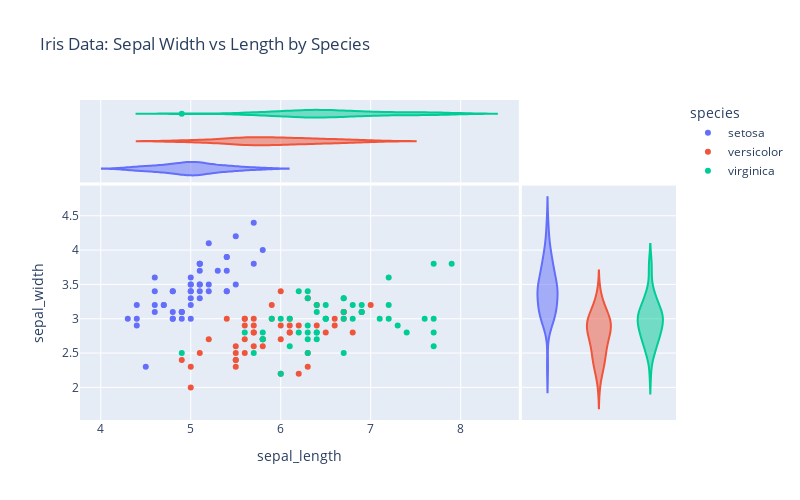

The cell this chart's notebook holds for it:
### Markdown cell above
4. Create scatter plot showing different samples with violin-plot marginals by using the function `scatter` and specifying the arguments `color` to differentiable the samples and  `marginal_x` and `marginal_y` as `'violin'`

### Code cell
df = px.data.iris()
fig = px.scatter(df, x="sepal_length", y="sepal_width", color="species", 
                 height = 500, width = 800,
                 marginal_x="violin", marginal_y="violin",
                 title ="Iris Data: Sepal Width vs Length by Species"
                 )
fig.show()

### Figure 1 — Plotly figure (JSON) as saved in the notebook; plotly's stock layout.template omitted (floating-point values rounded to 4 significant figures)
{"data": [{"hovertemplate": "species=setosa<br>sepal_length=%{x}<br>sepal_width=%{y}<extra></extra>", "legendgroup": "setosa", "marker": {"color": "#636efa", "symbol": "circle"}, "mode": "markers", "name": "setosa", "orientation": "v", "showlegend": true, "type": "scatter", "x": [5.1, 4.9, 4.7, 4.6, 5, 5.4, 4.6, 5, 4.4, 4.9, 5.4, 4.8, 4.8, 4.3, 5.8, 5.7, 5.4, 5.1, 5.7, 5.1, 5.4, 5.1, 4.6, 5.1, 4.8, 5, 5, 5.2, 5.2, 4.7, 4.8, 5.4, 5.2, 5.5, 4.9, 5, 5.5, 4.9, 4.4, 5.1, 5, 4.5, 4.4, 5, 5.1, 4.8, 5.1, 4.6, 5.3, 5], "xaxis": "x", "y": [3.5, 3, 3.2, 3.1, 3.6, 3.9, 3.4, 3.4, 2.9, 3.1, 3.7, 3.4, 3, 3, 4, 4.4, 3.9, 3.5, 3.8, 3.8, 3.4, 3.7, 3.6, 3.3, 3.4, 3, 3.4, 3.5, 3.4, 3.2, 3.1, 3.4, 4.1, 4.2, 3.1, 3.2, 3.5, 3.1, 3, 3.4, 3.5, 2.3, 3.2, 3.5, 3.8, 3, 3.8, 3.2, 3.7, 3.3], "yaxis": "y"}, {"alignmentgroup": "True", "hovertemplate": "species=setosa<br>sepal_length=%{x}<extra></extra>", "legendgroup": "setosa", "marker": {"color": "#636efa", "symbol": "circle"}, "name": "setosa", "offsetgroup": "setosa", "scalegroup": "x", "showlegend": false, "type": "violin", "x": [5.1, 4.9, 4.7, 4.6, 5, 5.4, 4.6, 5, 4.4, 4.9, 5.4, 4.8, 4.8, 4.3, 5.8, 5.7, 5.4, 5.1, 5.7, 5.1, 5.4, 5.1, 4.6, 5.1, 4.8, 5, 5, 5.2, 5.2, 4.7, 4.8, 5.4, 5.2, 5.5, 4.9, 5, 5.5, 4.9, 4.4, 5.1, 5, 4.5, 4.4, 5, 5.1, 4.8, 5.1, 4.6, 5.3, 5], "xaxis": "x3", "yaxis": "y3"}, {"alignmentgroup": "True", "hovertemplate": "species=setosa<br>sepal_width=%{y}<extra></extra>", "legendgroup": "setosa", "marker": {"color": "#636efa", "symbol": "circle"}, "name": "setosa", "offsetgroup": "setosa", "scalegroup": "y", "showlegend": false, "type": "violin", "xaxis": "x2", "y": [3.5, 3, 3.2, 3.1, 3.6, 3.9, 3.4, 3.4, 2.9, 3.1, 3.7, 3.4, 3, 3, 4, 4.4, 3.9, 3.5, 3.8, 3.8, 3.4, 3.7, 3.6, 3.3, 3.4, 3, 3.4, 3.5, 3.4, 3.2, 3.1, 3.4, 4.1, 4.2, 3.1, 3.2, 3.5, 3.1, 3, 3.4, 3.5, 2.3, 3.2, 3.5, 3.8, 3, 3.8, 3.2, 3.7, 3.3], "yaxis": "y2"}, {"hovertemplate": "species=versicolor<br>sepal_length=%{x}<br>sepal_width=%{y}<extra></extra>", "legendgroup": "versicolor", "marker": {"color": "#EF553B", "symbol": "circle"}, "mode": "markers", "name": "versicolor", "orientation": "v", "showlegend": true, "type": "scatter", "x": [7, 6.4, 6.9, 5.5, 6.5, 5.7, 6.3, 4.9, 6.6, 5.2, 5, 5.9, 6, 6.1, 5.6, 6.7, 5.6, 5.8, 6.2, 5.6, 5.9, 6.1, 6.3, 6.1, 6.4, 6.6, 6.8, 6.7, 6, 5.7, 5.5, 5.5, 5.8, 6, 5.4, 6, 6.7, 6.3, 5.6, 5.5, 5.5, 6.1, 5.8, 5, 5.6, 5.7, 5.7, 6.2, 5.1, 5.7], "xaxis": "x", "y": [3.2, 3.2, 3.1, 2.3, 2.8, 2.8, 3.3, 2.4, 2.9, 2.7, 2, 3, 2.2, 2.9, 2.9, 3.1, 3, 2.7, 2.2, 2.5, 3.2, 2.8, 2.5, 2.8, 2.9, 3, 2.8, 3, 2.9, 2.6, 2.4, 2.4, 2.7, 2.7, 3, 3.4, 3.1, 2.3, 3, 2.5, 2.6, 3, 2.6, 2.3, 2.7, 3, 2.9, 2.9, 2.5, 2.8], "yaxis": "y"}, {"alignmentgroup": "True", "hovertemplate": "species=versicolor<br>sepal_length=%{x}<extra></extra>", "legendgroup": "versicolor", "marker": {"color": "#EF553B", "symbol": "circle"}, "name": "versicolor", "offsetgroup": "versicolor", "scalegroup": "x", "showlegend": false, "type": "violin", "x": [7, 6.4, 6.9, 5.5, 6.5, 5.7, 6.3, 4.9, 6.6, 5.2, 5, 5.9, 6, 6.1, 5.6, 6.7, 5.6, 5.8, 6.2, 5.6, 5.9, 6.1, 6.3, 6.1, 6.4, 6.6, 6.8, 6.7, 6, 5.7, 5.5, 5.5, 5.8, 6, 5.4, 6, 6.7, 6.3, 5.6, 5.5, 5.5, 6.1, 5.8, 5, 5.6, 5.7, 5.7, 6.2, 5.1, 5.7], "xaxis": "x3", "yaxis": "y3"}, {"alignmentgroup": "True", "hovertemplate": "species=versicolor<br>sepal_width=%{y}<extra></extra>", "legendgroup": "versicolor", "marker": {"color": "#EF553B", "symbol": "circle"}, "name": "versicolor", "offsetgroup": "versicolor", "scalegroup": "y", "showlegend": false, "type": "violin", "xaxis": "x2", "y": [3.2, 3.2, 3.1, 2.3, 2.8, 2.8, 3.3, 2.4, 2.9, 2.7, 2, 3, 2.2, 2.9, 2.9, 3.1, 3, 2.7, 2.2, 2.5, 3.2, 2.8, 2.5, 2.8, 2.9, 3, 2.8, 3, 2.9, 2.6, 2.4, 2.4, 2.7, 2.7, 3, 3.4, 3.1, 2.3, 3, 2.5, 2.6, 3, 2.6, 2.3, 2.7, 3, 2.9, 2.9, 2.5, 2.8], "yaxis": "y2"}, {"hovertemplate": "species=virginica<br>sepal_length=%{x}<br>sepal_width=%{y}<extra></extra>", "legendgroup": "virginica", "marker": {"color": "#00cc96", "symbol": "circle"}, "mode": "markers", "name": "virginica", "orientation": "v", "showlegend": true, "type": "scatter", "x": [6.3, 5.8, 7.1, 6.3, 6.5, 7.6, 4.9, 7.3, 6.7, 7.2, 6.5, 6.4, 6.8, 5.7, 5.8, 6.4, 6.5, 7.7, 7.7, 6, 6.9, 5.6, 7.7, 6.3, 6.7, 7.2, 6.2, 6.1, 6.4, 7.2, 7.4, 7.9, 6.4, 6.3, 6.1, 7.7, 6.3, 6.4, 6, 6.9, 6.7, 6.9, 5.8, 6.8, 6.7, 6.7, 6.3, 6.5, 6.2, 5.9], "xaxis": "x", "y": [3.3, 2.7, 3, 2.9, 3, 3, 2.5, 2.9, 2.5, 3.6, 3.2, 2.7, 3, 2.5, 2.8, 3.2, 3, 3.8, 2.6, 2.2, 3.2, 2.8, 2.8, 2.7, 3.3, 3.2, 2.8, 3, 2.8, 3, 2.8, 3.8, 2.8, 2.8, 2.6, 3, 3.4, 3.1, 3, 3.1, 3.1, 3.1, 2.7, 3.2, 3.3, 3, 2.5, 3, 3.4, 3], "yaxis": "y"}, {"alignmentgroup": "True", "hovertemplate": "species=virginica<br>sepal_length=%{x}<extra></extra>", "legendgroup": "virginica", "marker": {"color": "#00cc96", "symbol": "circle"}, "name": "virginica", "offsetgroup": "virginica", "scalegroup": "x", "showlegend": false, "type": "violin", "x": [6.3, 5.8, 7.1, 6.3, 6.5, 7.6, 4.9, 7.3, 6.7, 7.2, 6.5, 6.4, 6.8, 5.7, 5.8, 6.4, 6.5, 7.7, 7.7, 6, 6.9, 5.6, 7.7, 6.3, 6.7, 7.2, 6.2, 6.1, 6.4, 7.2, 7.4, 7.9, 6.4, 6.3, 6.1, 7.7, 6.3, 6.4, 6, 6.9, 6.7, 6.9, 5.8, 6.8, 6.7, 6.7, 6.3, 6.5, 6.2, 5.9], "xaxis": "x3", "yaxis": "y3"}, {"alignmentgroup": "True", "hovertemplate": "species=virginica<br>sepal_width=%{y}<extra></extra>", "legendgroup": "virginica", "marker": {"color": "#00cc96", "symbol": "circle"}, "name": "virginica", "offsetgroup": "virginica", "scalegroup": "y", "showlegend": false, "type": "violin", "xaxis": "x2", "y": [3.3, 2.7, 3, 2.9, 3, 3, 2.5, 2.9, 2.5, 3.6, 3.2, 2.7, 3, 2.5, 2.8, 3.2, 3, 3.8, 2.6, 2.2, 3.2, 2.8, 2.8, 2.7, 3.3, 3.2, 2.8, 3, 2.8, 3, 2.8, 3.8, 2.8, 2.8, 2.6, 3, 3.4, 3.1, 3, 3.1, 3.1, 3.1, 2.7, 3.2, 3.3, 3, 2.5, 3, 3.4, 3], "yaxis": "y2"}], "layout": {"height": 500, "legend": {"title": {"text": "species"}, "tracegroupgap": 0}, "title": {"text": "Iris Data: Sepal Width vs Length by Species"}, "width": 800, "xaxis": {"anchor": "y", "domain": [0, 0.7363], "title": {"text": "sepal_length"}}, "xaxis2": {"anchor": "y2", "domain": [0.7413, 1], "matches": "x2", "showgrid": false, "showline": false, "showticklabels": false, "ticks": ""}, "xaxis3": {"anchor": "y3", "domain": [0, 0.7363], "matches": "x", "showgrid": true, "showticklabels": false}, "xaxis4": {"anchor": "y4", "domain": [0.7413, 1], "matches": "x2", "showgrid": false, "showline": false, "showticklabels": false, "ticks": ""}, "yaxis": {"anchor": "x", "domain": [0, 0.7326], "title": {"text": "sepal_width"}}, "yaxis2": {"anchor": "x2", "domain": [0, 0.7326], "matches": "y", "showgrid": true, "showticklabels": false}, "yaxis3": {"anchor": "x3", "domain": [0.7426, 1], "matches": "y3", "showgrid": false, "showline": false, "showticklabels": false, "ticks": ""}, "yaxis4": {"anchor": "x4", "domain": [0.7426, 1], "matches": "y3", "showgrid": true, "showline": false, "showticklabels": false, "ticks": ""}}}
